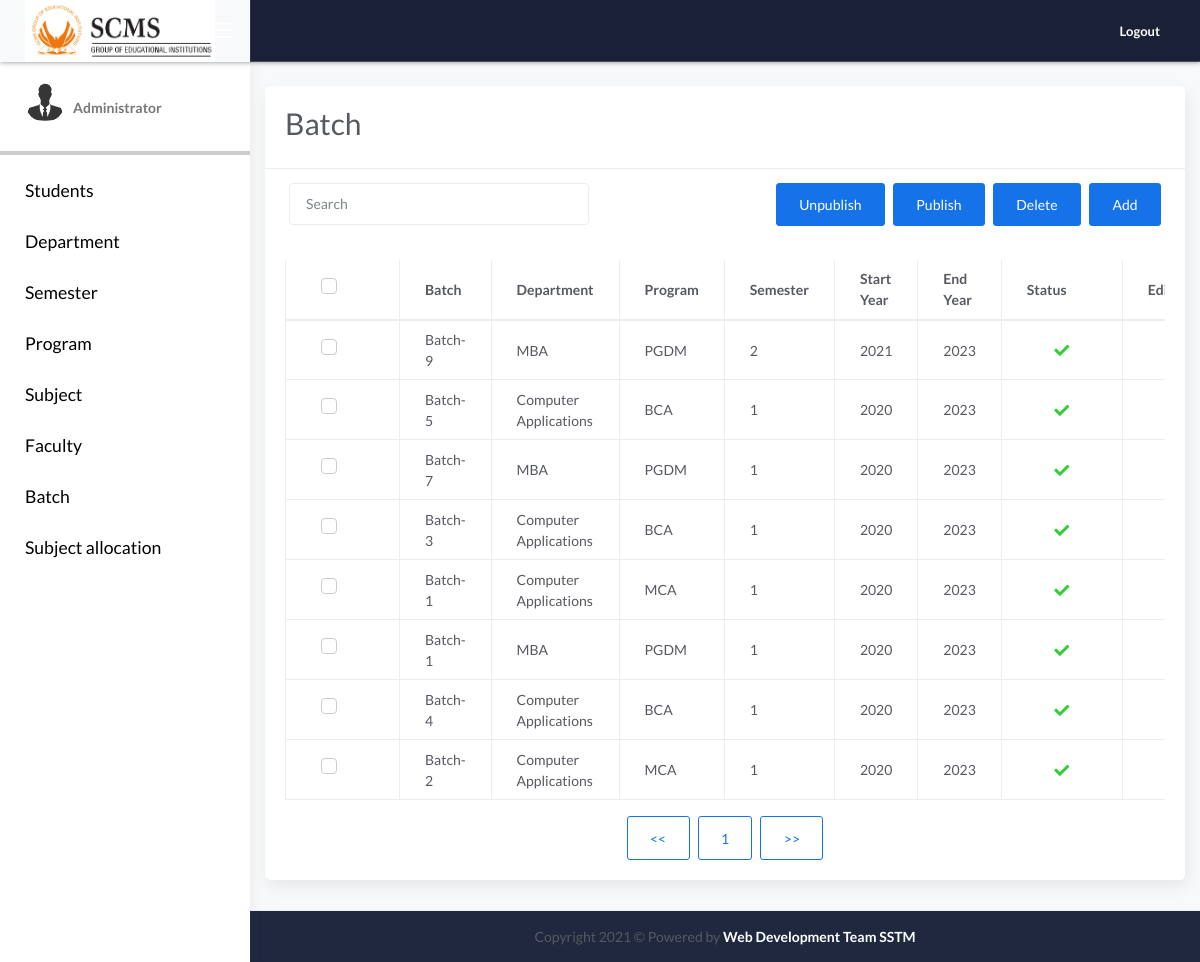
The page /admin/batch/index.php on the database its author committed.
### tables this page shows
CREATE TABLE IF NOT EXISTS `tbl_batch` (
  `ID` int(50) NOT NULL AUTO_INCREMENT,
  `Dep_ID` int(50) NOT NULL,
  `Prog_ID` int(50) NOT NULL,
  `sName` varchar(200) NOT NULL,
  `dFrom` date NOT NULL,
  `dTo` date NOT NULL,
  `iSem1` int(20) NOT NULL,
  `iSem2` int(20) NOT NULL,
  `iSem3` int(20) NOT NULL,
  `iSem4` int(20) NOT NULL,
  `iSem5` int(20) NOT NULL,
  `iSem6` int(20) NOT NULL,
  `iSem7` int(20) NOT NULL,
  `iSem8` int(20) NOT NULL,
  `iSem9` int(20) NOT NULL,
  `iSem10` int(20) NOT NULL,
  `iCurrentSem` varchar(200) NOT NULL,
  `iStatus` int(10) NOT NULL,
  PRIMARY KEY (`ID`)
);

CREATE TABLE IF NOT EXISTS `tbl_department` (
  `ID` int(50) NOT NULL AUTO_INCREMENT,
  `sName` varchar(200) NOT NULL,
  `iStatus` int(10) NOT NULL,
  PRIMARY KEY (`ID`)
);

CREATE TABLE IF NOT EXISTS `tbl_program` (
  `ID` int(50) NOT NULL AUTO_INCREMENT,
  `sName` varchar(200) NOT NULL,
  `iStatus` int(10) NOT NULL,
  `Dep_ID` int(50) NOT NULL,
  PRIMARY KEY (`ID`)
);

### admin/batch/index.php (the view, shortened to what this page needs)
<?php
include("../../class/cls_batch.php");
  $resultPerPage=10;
  if(!isset($_GET['page']))
  	{
		$page=1;
	}
?>
<!DOCTYPE html>
<html lang="en">
<head>
	<link rel="stylesheet" href="../../css/bootstrap.min.css">
	<link rel="stylesheet" href="../../css/atlantis.min.css">
	<link rel="stylesheet" href="../css/demo.css">
</head>
<body>
	<div class="wrapper">
	<div class="main-header">
			<div class="logo-header bg-light" >
				<a href="https://www.scmsgroup.org/" class="logo">
					<img width="190"  src="../../img/scms.png" alt="navbar brand" class="navbar-brand">
				</a>
				<div class="nav-toggle">
					<button class="btn btn-toggle toggle-sidebar">
						<i class="icon-menu"></i>
					</button>
				</div>
			</div>
	<?php
	include("../../include\menu.php");
	?>
		<div  class="main-panel ">
			<div style="" class="content bg-light">
			<div class="col-md-12">
			<div class="card mt-4 bg-white">
								<div class="card-header">
								<form method='post' name="form1" action=''>
									<div class="card-title">
									<h3 style="font-size: 30px; display: inline-block;">Batch</h3>									</div>
								</div>
								<div style="margin: 0px;" class="card-sub bg-white">
									<input  type="button" value="Add" onClick="window.location='new.php';" class="btn btn-primary float-right ml-2">
									<input type="button" value="Delete" data-toggle="modal" title="" data-target="#deleteModal" data-original-title="Delete"class="btn btn-primary float-right ml-2">
									<input type="submit" value="Publish" name="publish"  class="btn btn-primary float-right ml-2">
									<input type="submit" value="Unpublish" name="unpublish"  class="btn btn-primary float-right ml-2">
									<input id="searchId" style="width:300px !important;" type="search" onkeyup="searchFunction()" class="form-control ml-auto float-left" placeholder="Search" aria-label="Search" aria-describedby="search-addon"/>
								</div>
								<div class="card-body">
									<div class="table-responsive">
										<table id="tableId" class="display table table-bordered table-hover ">
											<thead>
												<tr>
													<th>
														<div class="form-check">
															<label class="form-check-label">
																<span class="form-check-sign"></span>
															</label>
														</div>
													</th>
													<th>Batch</th>
													<th>Department</th>
													<th>Program</th>
													<th>Semester</th>
													<th>Start Year</th>
													<th>End Year</th>
													<th>Status</th>
													<th>Edit</th>
												</tr>
											</thead>
											<tbody>
					<?php
						$pageNo=($page-1)*$resultPerPage;
						$sql1="SELECT * from tbl_batch order by ID desc limit $pageNo,$resultPerPage ";
						$s1=mysqli_query($con,$sql1);
						while($row=mysqli_fetch_array($s1))
							{
								$deptID=$row['Dep_ID'];
								$progID=$row['Prog_ID'];
								$deptsql="SELECT sName from tbl_department where ID='$deptID'";
								$deptresult=mysqli_query($con,$deptsql);
								$deptrow=mysqli_fetch_array($deptresult);
								$progsql="SELECT sName from tbl_program where ID='$progID'";
								$progresult=mysqli_query($con,$progsql);
								$progrow=mysqli_fetch_array($progresult);
								?>
												<tr>
													<th style="width:1%" scope="row">
														<div class="form-check">
															<label class="form-check-label">
																<span class="form-check-sign"></span>
															</label>
														</div>
													</th>
													<td><?php echo $row['sName'];?></td>
													<td><?php echo $deptrow['sName'];?></td>
													<td><?php echo $progrow['sName'];?></td>
													<td><?php echo $row['iCurrentSem'];?></td>
													<td><?php $date=date_create($row['dFrom']); echo date_format($date,'Y') ;?></td>
													<td><?php $date=date_create($row['dTo']); echo date_format($date,'Y') ;?></td>
													<td ><?php if($row['iStatus']==1) echo "<button class='btn btn-link btn-success btn-lg' style='cursor:context-menu;'><i class='fa fa-check fa-green'></i></button>"; else echo "<button class='btn btn-link btn-danger btn-lg' style='cursor:context-menu;'><i class='fa fa-times'></i></button";?></td>
													<td  ><a href="update.php?uid=<?php echo $row['ID'];?>">
                                                    <button type="button" data-toggle="tooltip" title="" class="btn btn-link btn-primary btn-lg" data-original-title="Edit">
															</button></i></a>
                                                    </td>
												</tr>
						<?php
						}
						?>
											</tbody>
										</table>
										<div class="d-flex justify-content-center">
										<a href="index.php?page=<?php echo ($page-1) ?>"><input type="button" class="btn btn-primary btn-border" value="<<"> </a>
										<button class="btn btn-primary btn-border mr-2 ml-2"><?php echo ($page) ?></button>
										<a href="index.php?page=<?php echo ($page+1) ?>"><input type="button" class="btn btn-primary btn-border" value=">>"> </a>
										</div>
									</div>
								</div>
							</div>
						</div>
			</div>
		 <footer class="footer bg-dark2">
					<div class="copyright ml-auto text-center">
						 Copyright  2021 &copy; Powered by <span  style= " font-weight: bolder;  color: rgb(255, 255, 255);" class="avatar-img  rounded-circle">Web Development Team SSTM</span>
					</div>
			</footer>
		</div>
	</div>
</body>
</html>

### rows shown on the page
tbl_batch: sName "Batch-9", tbl_department.sName "MBA", tbl_program.sName "PGDM", iCurrentSem "2", dFrom "2021", dTo "2023", iStatus 1 (drawn)
tbl_batch: sName "Batch-5", tbl_department.sName "Computer Applications", tbl_program.sName "BCA", iCurrentSem "1", dFrom "2020", dTo "2023", iStatus 1 (drawn)
tbl_batch: sName "Batch-7", tbl_department.sName "MBA", tbl_program.sName "PGDM", iCurrentSem "1", dFrom "2020", dTo "2023", iStatus 1 (drawn)
tbl_batch: sName "Batch-3", tbl_department.sName "Computer Applications", tbl_program.sName "BCA", iCurrentSem "1", dFrom "2020", dTo "2023", iStatus 1 (drawn)
tbl_batch: sName "Batch-1", tbl_department.sName "Computer Applications", tbl_program.sName "MCA", iCurrentSem "1", dFrom "2020", dTo "2023", iStatus 1 (drawn)
tbl_batch: sName "Batch-1", tbl_department.sName "MBA", tbl_program.sName "PGDM", iCurrentSem "1", dFrom "2020", dTo "2023", iStatus 1 (drawn)
tbl_batch: sName "Batch-4", tbl_department.sName "Computer Applications", tbl_program.sName "BCA", iCurrentSem "1", dFrom "2020", dTo "2023", iStatus 1 (drawn)
tbl_batch: sName "Batch-2", tbl_department.sName "Computer Applications", tbl_program.sName "MCA", iCurrentSem "1", dFrom "2020", dTo "2023", iStatus 1 (drawn)

### other values the page prints
$page "1"
